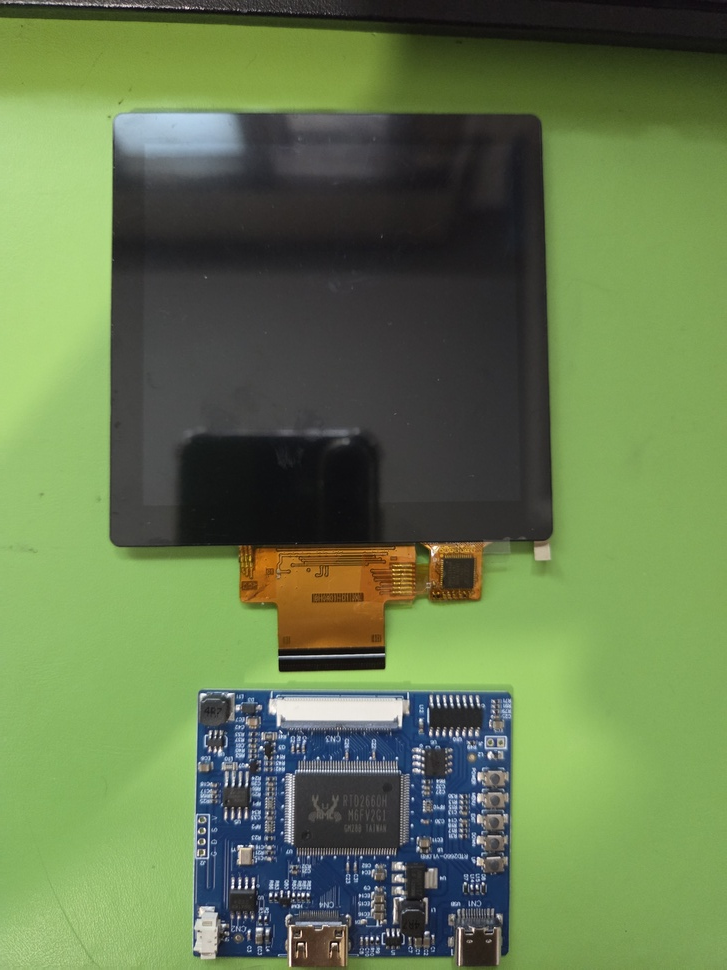
#> input picture data/analyze_input.jpg, 727 x 970 px, shrunk from 3000 x 4000 before the run
$ python -i preprocess.py   (imports and definitions only)
#> lines starting #> are read from the running program, lines starting #| are printed output that depends on the picture; after the words box and inside, x2 and y2 are one past the last pixel; in counts of white or black regions, pixels touching at a corner belong together
#> further down, picture is the input picture: shape (970, 727, 3); mean B, G, R 79.2, 121.5, 101.2
import cv2
import numpy as np
from pathlib import Path

RESULTS_DIR = Path("results")
# [1 line not run here, left out]

def to_gray(img):
    if len(img.shape) == 3:
        return cv2.cvtColor(img, cv2.COLOR_BGR2GRAY)
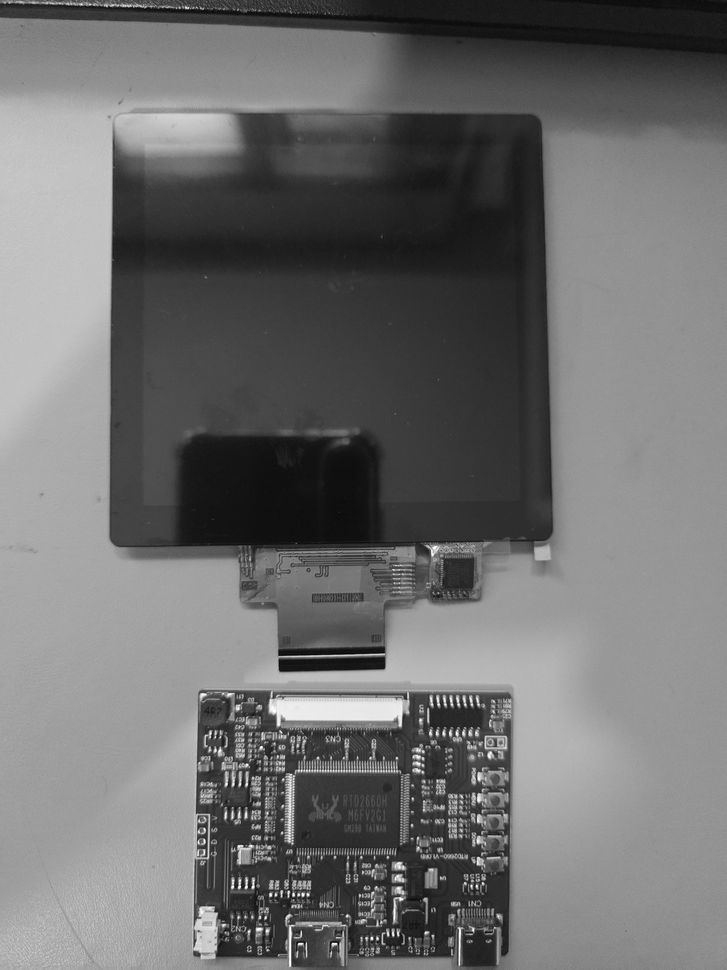
#> returned value: shape (970, 727); min 2, max 255, mean 110.6
    return img

def clahe_gray(gray, clip_limit=2.0, tile_grid_size=(8, 8)):
    clahe = cv2.createCLAHE(clipLimit=clip_limit, tileGridSize=tile_grid_size)
    return clahe.apply(gray)

def deskew_by_rotation(gray):
    edges = cv2.Canny(gray, 50, 150)
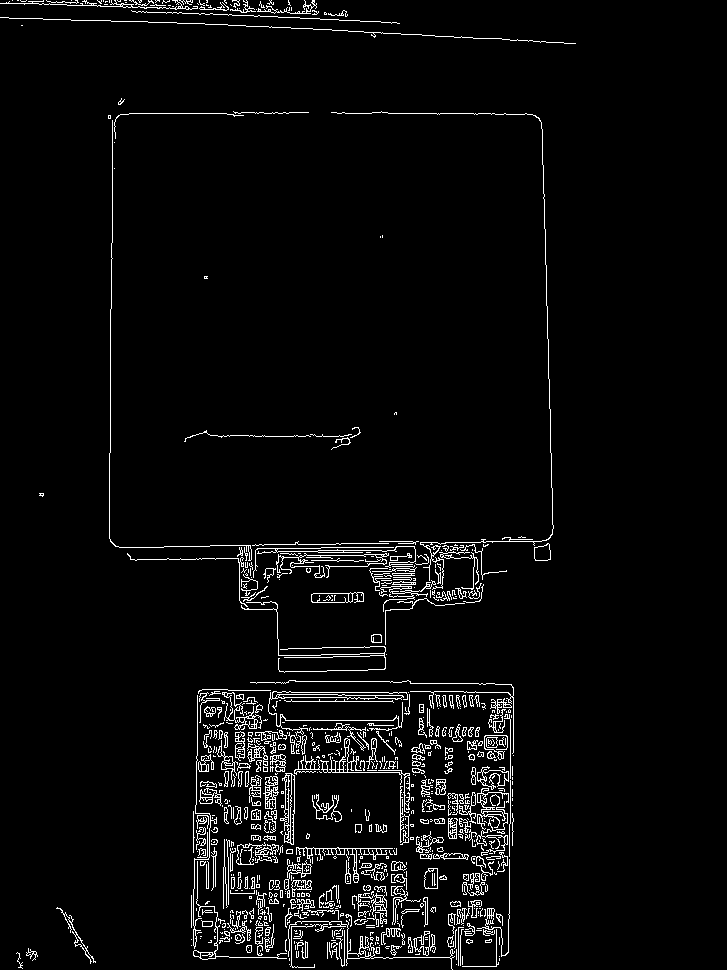
#> edges: shape (970, 727); 3.8% white in thin lines or dots, all inside (x1, y1, x2, y2) = (0, 0, 576, 970)
    lines = cv2.HoughLines(edges, 1, np.pi/180, 150)
#> lines = 16 rows, first 8: [113, 1.57], [549, 1.55], [2, 1.61], [13, 1.62], [17, 1.61], [692, 1.57], [553, 1.55], [-255, 3.11]
    if lines is None:
        return gray
    angles = []
    for rho_theta in lines[:100]:
        rho, theta = rho_theta[0]
        angle = (theta * 180 / np.pi) - 90
        if angle > 45: angle -= 90
        if angle < -45: angle += 90
        angles.append(angle)
#> this loop made 16 passes
#> (rho, theta, angle) on passes 1 to 12: (113, 1.57, 2.5e-06), (549, 1.55, -1), (2, 1.61, 2), (13, 1.62, 3), (17, 1.61, 2), (692, 1.57, 2.5e-06), (553, 1.55, -1), (-255, 3.11, -2), (116, 0.0175, 1), (566, 1.52, -3), (957, 1.57, 2.5e-06), (110, 0, 0)
#> after the loop, angles = [2.5e-06, -1, 2, 3, 2, 2.5e-06, -1, -2, 1, -3, 2.5e-06, 0, -1, 2.5e-06, 2.5e-06, 1]
    if not angles:
        return gray
    rot = np.median(angles)
#> rot = 2.5e-06
    (h, w) = gray.shape[:2]
#> h = 970; w = 727
    M = cv2.getRotationMatrix2D((w/2, h/2), rot, 1.0)
#> M = [[1, 4.37e-08, -2.12e-05], [-4.37e-08, 1, 1.59e-05]]
#> in clahe_gray, `return clahe.apply(gray)`:
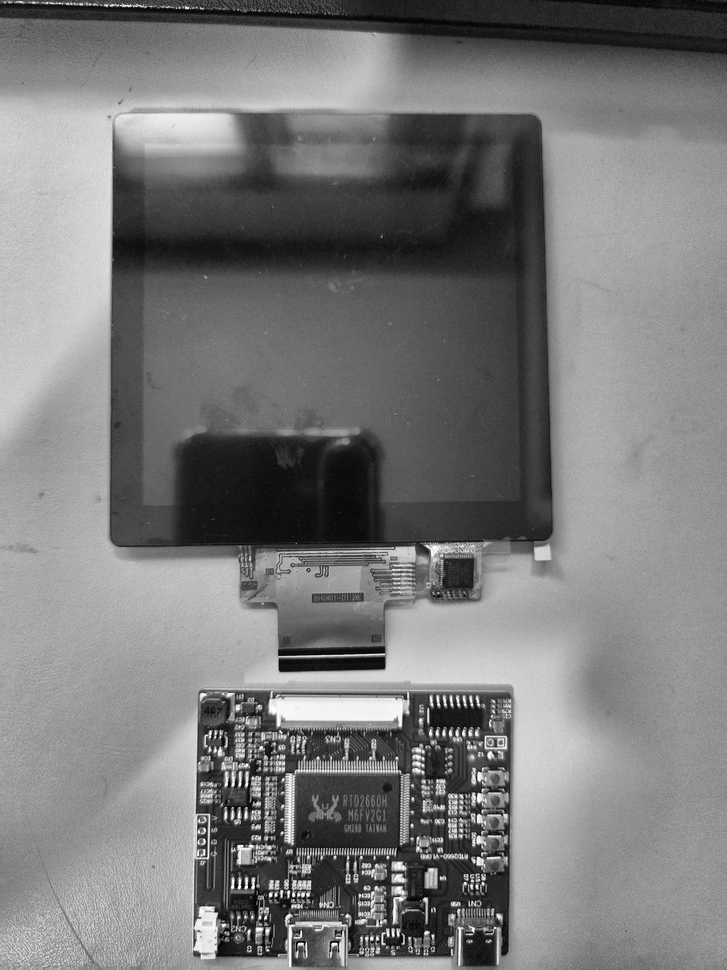
#> returned value: shape (970, 727); min 1, max 255, mean 122.3
    return cv2.warpAffine(gray, M, (w, h), flags=cv2.INTER_LINEAR, borderMode=cv2.BORDER_REPLICATE)

def binarize(gray, method="otsu", bias=0):
#> called with method = 'otsu', bias = 0
    if method == "adaptive":
        bin_img = cv2.adaptiveThreshold(
            gray, 255, cv2.ADAPTIVE_THRESH_GAUSSIAN_C, cv2.THRESH_BINARY,
            blockSize=31, C=10 + int(bias)
        )
    else:
        ret, _ = cv2.threshold(gray, 0, 255, cv2.THRESH_BINARY+cv2.THRESH_OTSU)
#> ret = 111
        th = int(np.clip(ret + int(bias), 0, 255))
#> th = 111
        _, bin_img = cv2.threshold(gray, th, 255, cv2.THRESH_BINARY)
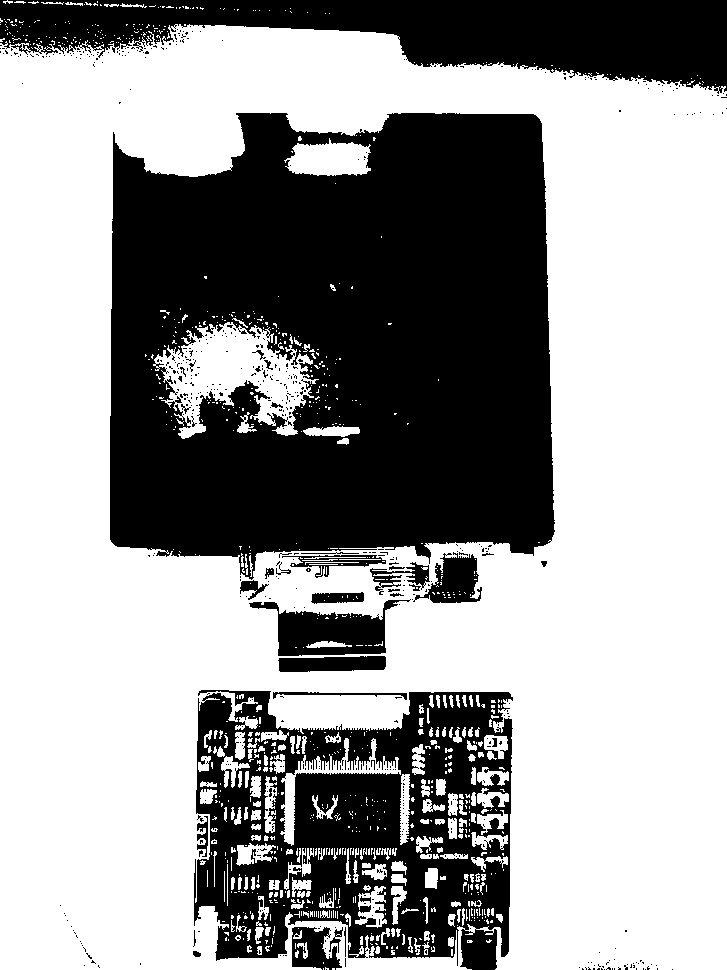
#> bin_img: shape (970, 727); 61% white; 602 black regions (569 under 20 px), largest, box (x1, y1, x2, y2) and area: (110, 113, 555, 580) 168429, (194, 690, 513, 970) 54804, (0, 0, 727, 94) 37793
    white_ratio = (bin_img == 255).mean()
#> white_ratio = 0.61
    if white_ratio < 0.5:
        bin_img = cv2.bitwise_not(bin_img)
    return bin_img

def ensure_foreground_white(binimg):
    return binimg if (binimg == 255).mean() >= 0.5 else cv2.bitwise_not(binimg)

def preprocess_and_binarize(bgr_img, use_deskew=True, bin_method="otsu", bias=0, save_prefix="binary"):
    gray = to_gray(bgr_img)
    if use_deskew:
        gray = deskew_by_rotation(gray)
    gray_eq = clahe_gray(gray)
    bin_img = binarize(gray_eq, method=bin_method, bias=bias)
    out_path = RESULTS_DIR / f"{save_prefix}.jpg"
    cv2.imwrite(str(out_path), bin_img)
    return bin_img, str(out_path)

# [69 lines left out: functions _order_points, deskew_perspective, not called in this run]

>>> import cv2
>>> picture = cv2.imread('../data/analyze_input.jpg')
>>> result = preprocess_and_binarize(picture)

$ run again, on data/pcb10.jpg
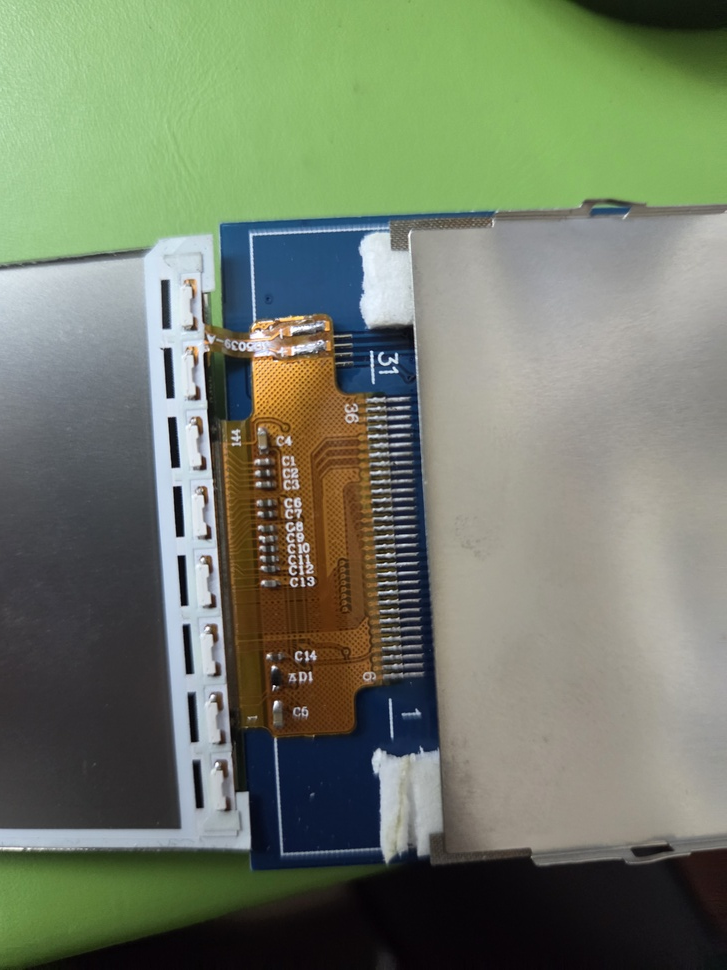
#> input picture data/pcb10.jpg, 727 x 970 px, shrunk from 3000 x 4000 before the run
#> picture is the input picture: shape (970, 727, 3); mean B, G, R 105.3, 125.3, 115.6
#> in deskew_by_rotation, `edges = cv2.Canny(gray, 50, 150)`:
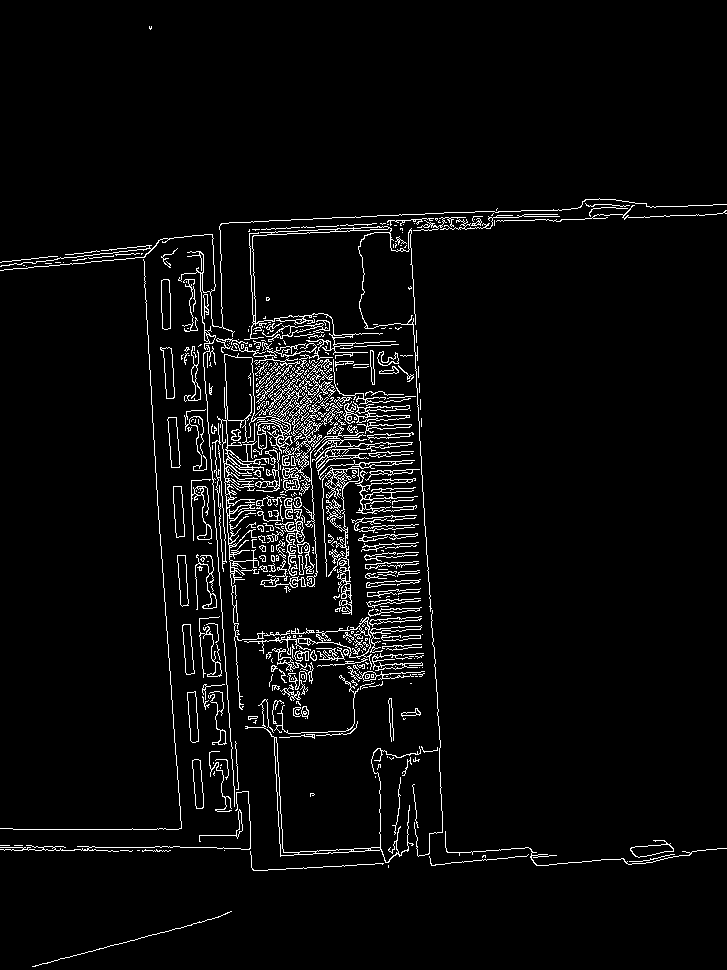
#> edges: shape (970, 727); 4.1% white in thin lines or dots
#> lines = 114 rows, first 8: [-178, 3.07], [-138, 3.07], [-122, 3.07], [-387, 3.07], [-146, 3.07], [-235, 3.09], [229, 1.54], [-190, 3.07]
#> the loop in deskew_by_rotation, `for rho_theta in lines[:100]:` made 100 passes
#> (rho, theta, angle) on passes 1 to 8: (-178, 3.07, -4), (-138, 3.07, -4), (-122, 3.07, -4), (-387, 3.07, -4), (-146, 3.07, -4), (-235, 3.09, -3), (229, 1.54, -2), (-190, 3.07, -4)
#> after the loop in deskew_by_rotation, `for rho_theta in lines[:100]:`: angles = 100 values, max 8 at index 61, min -45 at index 71, mean -4.5
#> rot = -4
#> M = [[0.998, -0.0698, 34.72], [0.0698, 0.998, -24.18]]
#> ret = 108
#> in binarize, `_, bin_img = cv2.threshold(gray, th, 255, cv2.THRESH_BINARY)`:
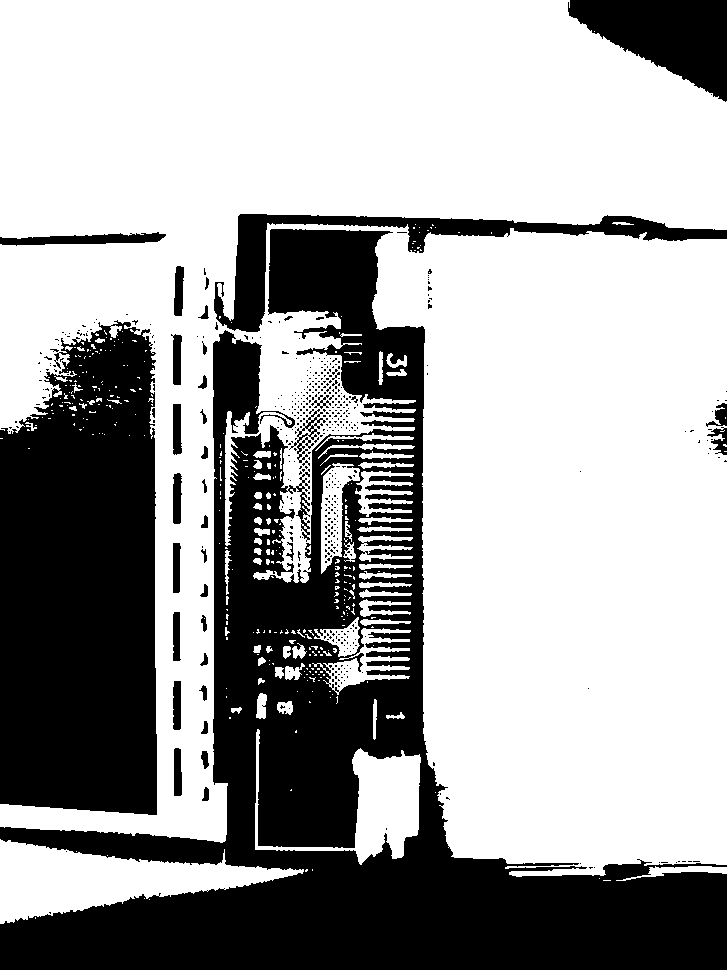
#> bin_img: shape (970, 727); 64.2% white; 512 black regions (475 under 20 px), largest, box (x1, y1, x2, y2) and area: (0, 229, 727, 970) 157244, (0, 320, 157, 815) 68096, (214, 214, 727, 332) 9590
#> white_ratio = 0.642
